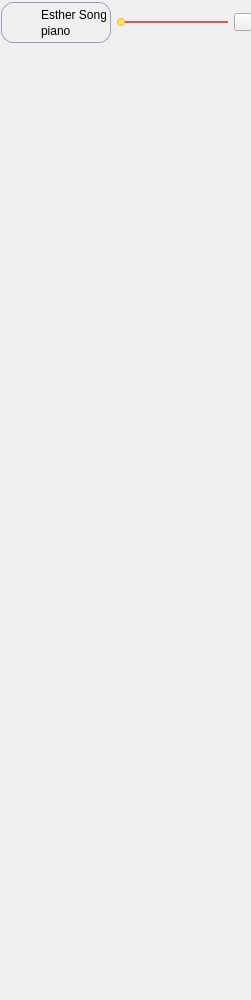
               <widget class="QWidget" name="scrollAreaWidgetContents_2">
                <property name="geometry">
                 <rect>
                  <x>0</x>
                  <y>0</y>
                  <width>251</width>
                  <height>1000</height>
                 </rect>
                </property>
                <property name="minimumSize">
                 <size>
                  <width>0</width>
                  <height>1000</height>
                 </size>
                </property>
                <property name="styleSheet">
                 <string notr="true">QFrame {
	border: 1px solid #9C9BBB;
	border-radius: 12
}

QLabel {
	border: none
}

QSlider::groove:horizontal {
    height: 2px; /* the groove expands to the size of the slider by default. by giving it a height, it has a fixed size */
    background: #E85353;
    margin: 2px 0;
}

QSlider::handle:horizontal {
    background: qradialgradient(spread:pad, cx:0.5, cy:0.5, radius:0.194, fx:0.5, fy:0.5, stop:0 rgba(232, 83, 83, 255), stop:0.479904 rgba(232, 83, 83, 255), stop:0.522685 rgba(241, 230, 106, 255), stop:1 rgba(241, 230, 106, 255));
    border: 1px solid #FFBE0F;
    width: 6px;
    margin: -3px 0; /* handle is placed by default on the contents rect of the groove. Expand outside the groove */
    border-radius: 4px;
}

#mixMix {
	border: none
}</string>
                </property>
                <widget class="QFrame" name="mixMix">
                 <property name="geometry">
                  <rect>
                   <x>0</x>
                   <y>0</y>
                   <width>251</width>
                   <height>45</height>
                  </rect>
                 </property>
                 <property name="frameShape">
                  <enum>QFrame::StyledPanel</enum>
                 </property>
                 <property name="frameShadow">
                  <enum>QFrame::Raised</enum>
                 </property>
                 <widget class="QWidget" name="layoutWidget">
                  <property name="geometry">
                   <rect>
                    <x>1</x>
                    <y>1</y>
                    <width>251</width>
                    <height>43</height>
                   </rect>
                  </property>
                  <layout class="QHBoxLayout" name="horizontalLayout_12">
                   <property name="bottomMargin">
                    <number>0</number>
                   </property>
                   <item>
                    <widget class="QFrame" name="frame_51">
                     <property name="minimumSize">
                      <size>
                       <width>110</width>
                       <height>41</height>
                      </size>
                     </property>
                     <property name="maximumSize">
                      <size>
                       <width>16777215</width>
                       <height>41</height>
                      </size>
                     </property>
                     <property name="styleSheet">
                      <string notr="true"/>
                     </property>
                     <property name="frameShape">
                      <enum>QFrame::StyledPanel</enum>
                     </property>
                     <property name="frameShadow">
                      <enum>QFrame::Raised</enum>
                     </property>
                     <widget class="QLabel" name="label_105">
                      <property name="geometry">
                       <rect>
                        <x>5</x>
                        <y>0</y>
                        <width>47</width>
                        <height>41</height>
                       </rect>
                      </property>
                      <property name="text">
                       <string/>
                      </property>
                      <property name="pixmap">
                       <pixmap resource="icons.qrc">:/images/images/music.png</pixmap>
                      </property>
                     </widget>
                     <widget class="QLabel" name="nameSongEleMix">
                      <property name="geometry">
                       <rect>
                        <x>40</x>
                        <y>19</y>
                        <width>65</width>
                        <height>20</height>
                       </rect>
                      </property>
                      <property name="text">
                       <string>piano</string>
                      </property>
                     </widget>
                     <widget class="QLabel" name="nameSongPartEleMix">
                      <property name="geometry">
                       <rect>
                        <x>40</x>
                        <y>3</y>
                        <width>65</width>
                        <height>20</height>
                       </rect>
                      </property>
                      <property name="text">
                       <string>Esther Song</string>
                      </property>
                     </widget>
                    </widget>
                   </item>
                   <item>
                    <widget class="QSlider" name="sliderEleMix">
                     <property name="enabled">
                      <bool>true</bool>
                     </property>
                     <property name="minimumSize">
                      <size>
                       <width>0</width>
                       <height>0</height>
                      </size>
                     </property>
                     <property name="maximumSize">
                      <size>
                       <width>16777215</width>
                       <height>16777215</height>
                      </size>
                     </property>
                     <property name="tracking">
                      <bool>true</bool>
                     </property>
                     <property name="orientation">
                      <enum>Qt::Horizontal</enum>
                     </property>
                    </widget>
                   </item>
                   <item>
                    <widget class="QPushButton" name="removeEleBtn">
                     <property name="minimumSize">
                      <size>
                       <width>18</width>
                       <height>18</height>
                      </size>
                     </property>
                     <property name="maximumSize">
                      <size>
                       <width>18</width>
                       <height>18</height>
                      </size>
                     </property>
                     <property name="styleSheet">
                      <string notr="true"/>
                     </property>
                     <property name="text">
                      <string/>
                     </property>
                     <property name="icon">
                      <iconset resource="icons.qrc">
                       <normaloff>:/icons/icons/minus.svg</normaloff>:/icons/icons/minus.svg</iconset>
                     </property>
                     <property name="iconSize">
                      <size>
                       <width>12</width>
                       <height>12</height>
                      </size>
                     </property>
                    </widget>
                   </item>
                  </layout>
                 </widget>
                </widget>
               </widget>
